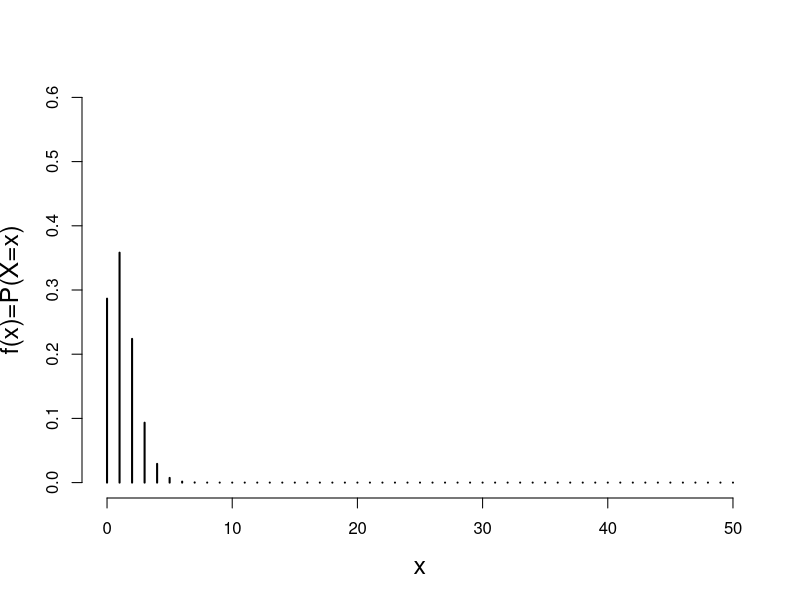

Write R code to recreate this figure.
x <- 0:50
y <- dbinom(x, size = 5000000, prob = 1/4000000)
plot(x,y,type="h",lwd=2,xlab="x",ylab="f(x)=P(X=x)",cex.lab=1.5,
     main="",cex.main=1.5,ylim=c(0,0.6),bty="n")

1-pbinom(1:10, size = 5000000, prob = 1/4000000)
